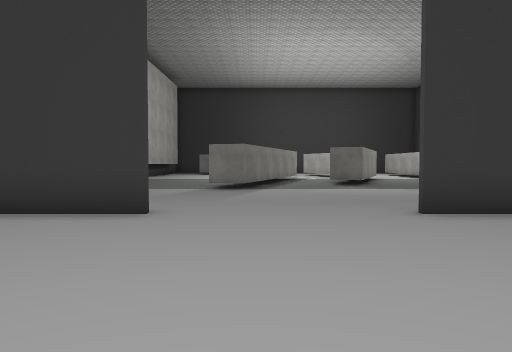
[1] (above)

24 first-person views from a walk through a Unity game level. The camera is 1.5 m above the floor, tilts 2° down and sees 70° across. The floor is counted in squares, 2 m on a side. Each view is taken from the middle of a square. On the plan, view 1 faces up. The plan holds only what a view shows up to about 11 squares ahead; the rest is blank. The place goes on beyond the plan. Door leaves are left out, so doorways stand open. Some surface patterns are stand-ins.

[2]
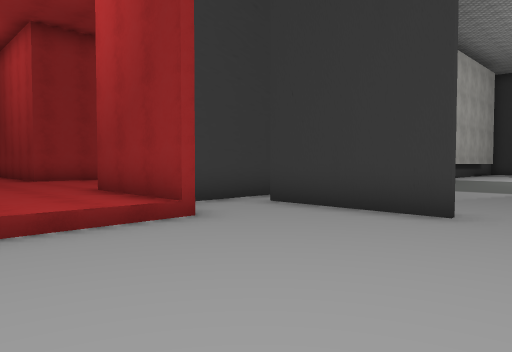

[3]
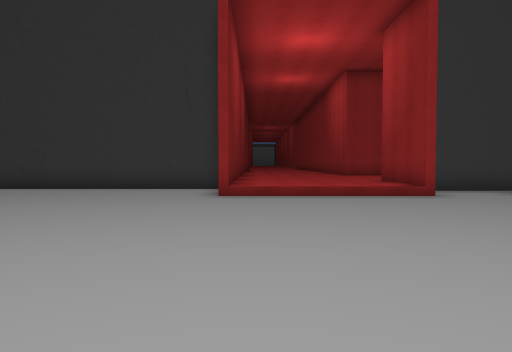

[4]
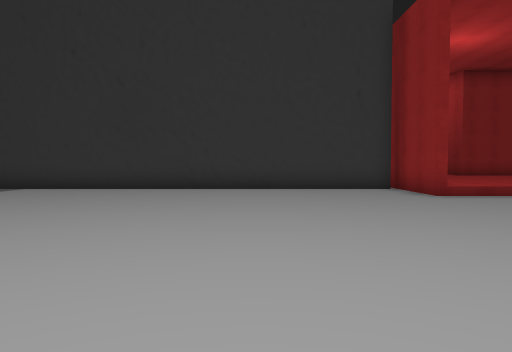

[5]
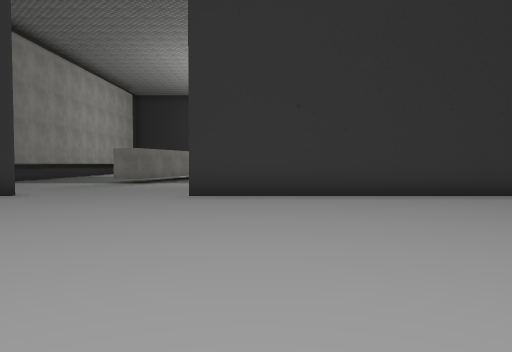

[6]
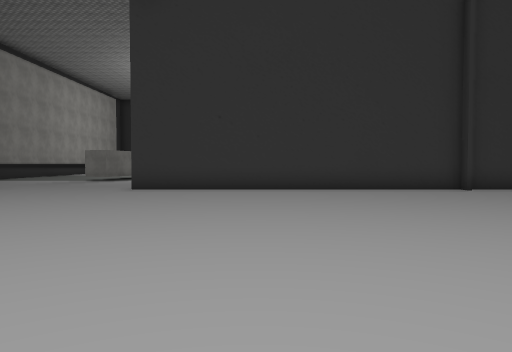

[7]
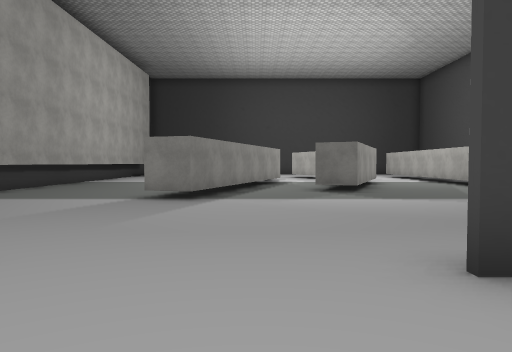

[8]
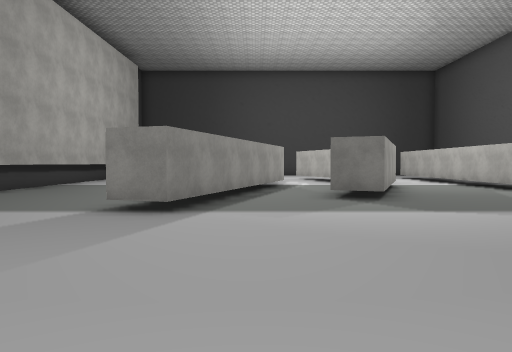

[9]
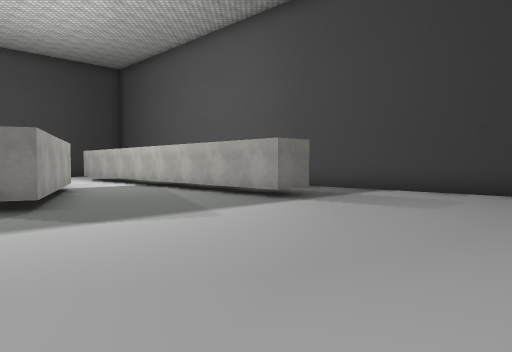

[10]
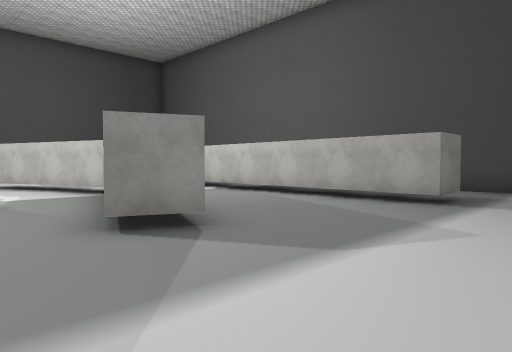

[11]
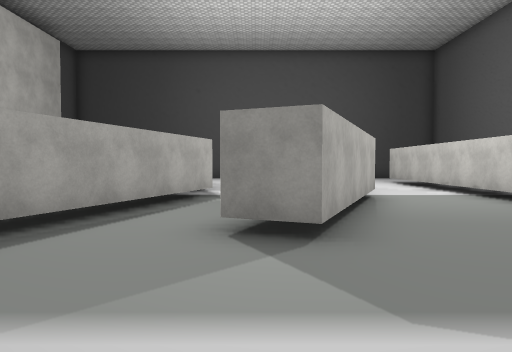

[12]
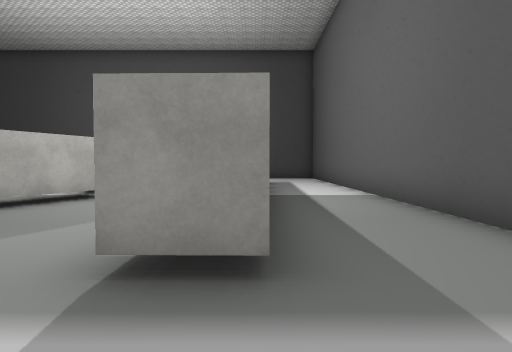

[13]
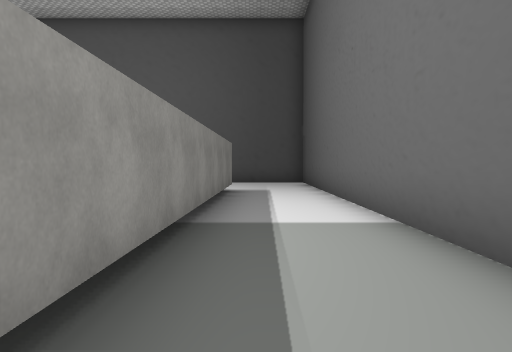

[14]
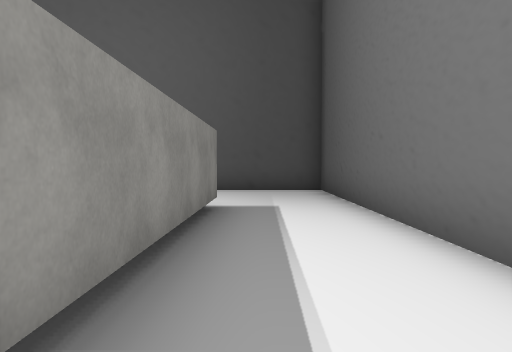

[15]
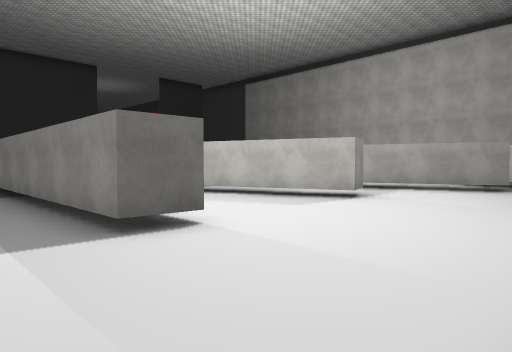

[16]
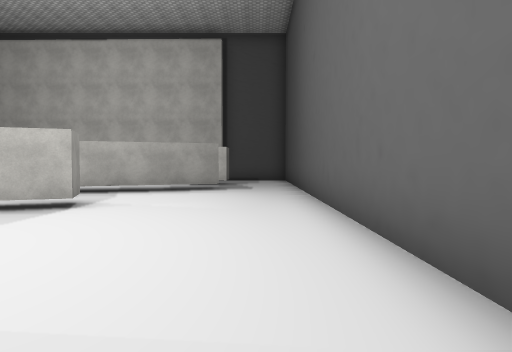

[17]
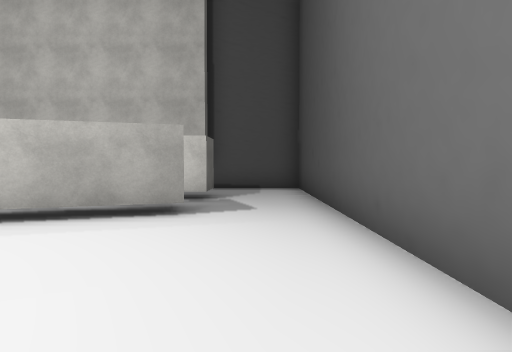

[18]
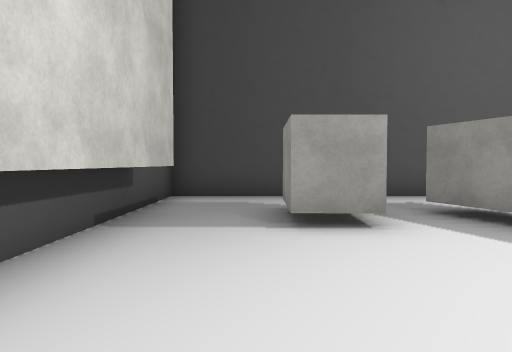

[19]
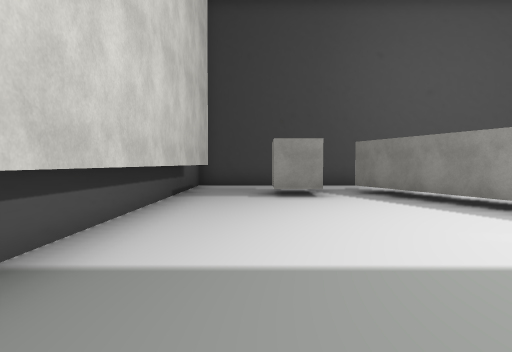

[20]
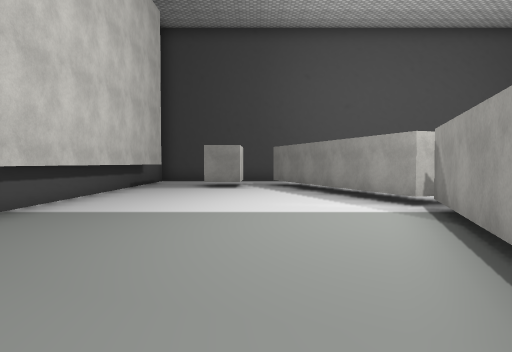

[21]
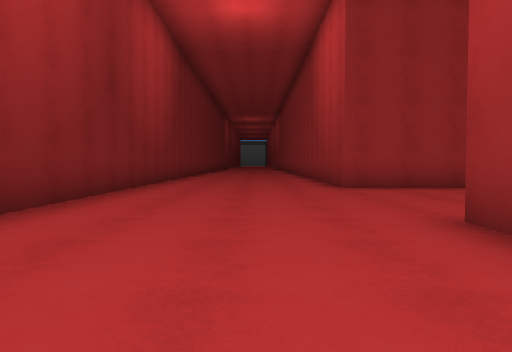

[22]
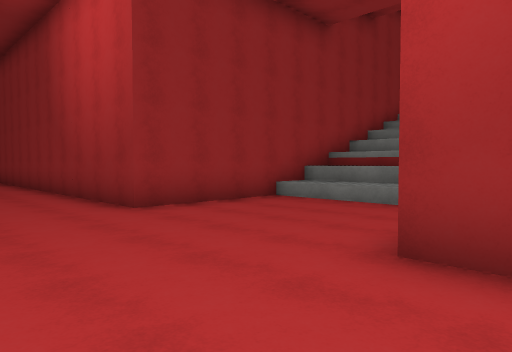

[23]
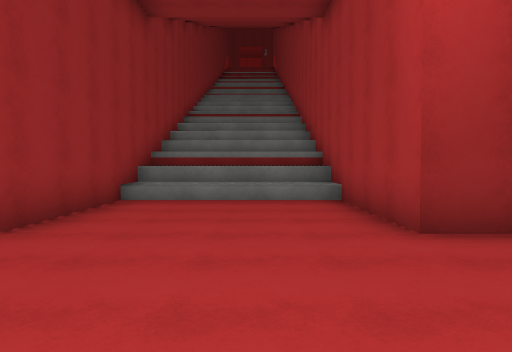

[24]
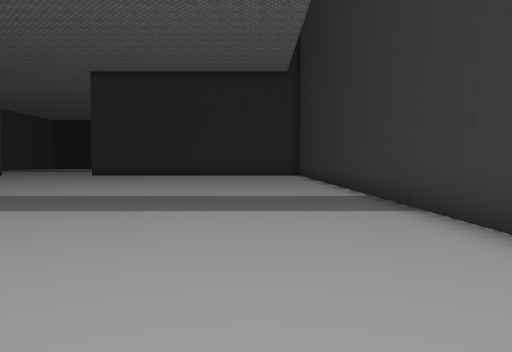

### Floor plan
Key: @ floor where view 1 was taken; # wall or solid block; x gap in a wall; . main floor; : floor 0.5 m higher than the main floor; ^ raised ledge; T thing the floor can be seen under or through.
Columns run from 15 left of view 1 to 12 right of it. Each row starts with its distance up from view 1.
 28          ###################
 27          #.................#
 26          #.................#
 25          #..#..............#
 24          #..#.TT...........#
 23          #....TT........#..#
 22          #.....T..TT....#..#
 21          #.....TT..T... #..#
 20          #.....T ..TT..##..#
 19          #......T...T..##..#
 18          #......T...T..##..#
 17          #......#...#..##..#
 16          #......#..##..##..#
 15          #.....##..#...TT..#
 14          #.....##. #...TT..#
 13          #.....#..##...T ..#
 12          #.... #.......TT..#
 11           ....##...........#
 10            ................#
  9    #####    ...............#
  8    ^^^^^#   ...............#
  7    ^^^^^^#  ..............
  6    #::::##.###....##########
  5    #::::##x#...............#
  4    #::::##..................
  3 ####::::###.................
  2 :::::::::::................
  1 :::::::::::...............
  0 :::::::::::....@..........
 -1 :::::::::::..............
 -2 ###########.............
 -3         #......... .....
 -4         #.........  ...
 -5         #..........  .
 -6         #...........
 -7         #..........
 -8         #.........
 -9         #.......
-10         #......
-11         #......
-12         #.......
-13         #.......
-14         #........
-15         #.........
-16         #.........
-17         #..........
-18         #..........

Where each view was taken, in squares from view 1:
view 1: 0 up, 0 right, facing up
view 2: 0 up, 0 right, facing up-left
view 3: 1 down, 4 right, facing left
view 4: 6 down, 4 right, facing left
view 5: 3 down, 4 right, facing up
view 6: 5 down, 6 right, facing up
view 7: 3 up, 1 right, facing up
view 8: 5 up, 1 right, facing up
view 9: 6 up, 2 right, facing up-right
view 10: 9 up, 1 right, facing up-right
view 11: 9 up, 3 right, facing up
view 12: 9 up, 9 right, facing up
view 13: 13 up, 10 right, facing up
view 14: 17 up, 10 right, facing up
view 15: 27 up, 11 right, facing down-left
view 16: 26 up, 10 right, facing left
view 17: 26 up, 5 right, facing left
view 18: 19 up, 4 left, facing up
view 19: 15 up, 4 left, facing up
view 20: 12 up, 2 left, facing up
view 21: 1 up, 4 left, facing left
view 22: 0 up, 6 left, facing up-left
view 23: 1 down, 9 left, facing up
view 24: 7 down, 4 left, facing down
